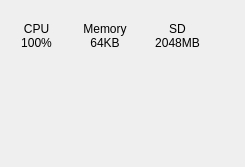
             <widget class="QWidget" name="widget_3" native="true">
              <property name="maximumSize">
               <size>
                <width>245</width>
                <height>167</height>
               </size>
              </property>
              <layout class="QVBoxLayout" name="verticalLayout_15" stretch="0,0,0,1">
               <property name="spacing">
                <number>0</number>
               </property>
               <property name="leftMargin">
                <number>0</number>
               </property>
               <property name="topMargin">
                <number>0</number>
               </property>
               <property name="rightMargin">
                <number>0</number>
               </property>
               <property name="bottomMargin">
                <number>0</number>
               </property>
               <item>
                <layout class="QHBoxLayout" name="horizontalLayout_22" stretch="0,0,0,1">
                 <item>
                  <widget class="QtCharts::QChartView" name="cpuLoadChartView" native="true">
                   <property name="minimumSize">
                    <size>
                     <width>72</width>
                     <height>72</height>
                    </size>
                   </property>
                   <property name="maximumSize">
                    <size>
                     <width>72</width>
                     <height>72</height>
                    </size>
                   </property>
                   <layout class="QVBoxLayout" name="verticalLayout_11">
                    <property name="leftMargin">
                     <number>0</number>
                    </property>
                    <property name="topMargin">
                     <number>0</number>
                    </property>
                    <property name="rightMargin">
                     <number>0</number>
                    </property>
                    <property name="bottomMargin">
                     <number>0</number>
                    </property>
                    <item>
                     <spacer name="verticalSpacer_2">
                      <property name="orientation">
                       <enum>Qt::Vertical</enum>
                      </property>
                      <property name="sizeHint" stdset="0">
                       <size>
                        <width>20</width>
                        <height>22</height>
                       </size>
                      </property>
                     </spacer>
                    </item>
                    <item>
                     <layout class="QHBoxLayout" name="horizontalLayout_20">
                      <item>
                       <spacer name="horizontalSpacer_16">
                        <property name="orientation">
                         <enum>Qt::Horizontal</enum>
                        </property>
                        <property name="sizeHint" stdset="0">
                         <size>
                          <width>13</width>
                          <height>20</height>
                         </size>
                        </property>
                       </spacer>
                      </item>
                      <item>
                       <widget class="QLabel" name="cpuLoadLabel">
                        <property name="text">
                         <string>CPU
100%</string>
                        </property>
                        <property name="alignment">
                         <set>Qt::AlignCenter</set>
                        </property>
                       </widget>
                      </item>
                      <item>
                       <spacer name="horizontalSpacer_17">
                        <property name="orientation">
                         <enum>Qt::Horizontal</enum>
                        </property>
                        <property name="sizeHint" stdset="0">
                         <size>
                          <width>18</width>
                          <height>20</height>
                         </size>
                        </property>
                       </spacer>
                      </item>
                     </layout>
                    </item>
                    <item>
                     <spacer name="verticalSpacer_3">
                      <property name="orientation">
                       <enum>Qt::Vertical</enum>
                      </property>
                      <property name="sizeHint" stdset="0">
                       <size>
                        <width>20</width>
                        <height>22</height>
                       </size>
                      </property>
                     </spacer>
                    </item>
                   </layout>
                  </widget>
                 </item>
                 <item>
                  <widget class="QtCharts::QChartView" name="memoryLoadChartView" native="true">
                   <property name="minimumSize">
                    <size>
                     <width>72</width>
                     <height>72</height>
                    </size>
                   </property>
                   <property name="maximumSize">
                    <size>
                     <width>72</width>
                     <height>72</height>
                    </size>
                   </property>
                   <layout class="QVBoxLayout" name="verticalLayout_13">
                    <property name="leftMargin">
                     <number>0</number>
                    </property>
                    <property name="topMargin">
                     <number>0</number>
                    </property>
                    <property name="rightMargin">
                     <number>0</number>
                    </property>
                    <property name="bottomMargin">
                     <number>0</number>
                    </property>
                    <item>
                     <spacer name="verticalSpacer_4">
                      <property name="orientation">
                       <enum>Qt::Vertical</enum>
                      </property>
                      <property name="sizeHint" stdset="0">
                       <size>
                        <width>20</width>
                        <height>22</height>
                       </size>
                      </property>
                     </spacer>
                    </item>
                    <item>
                     <layout class="QHBoxLayout" name="horizontalLayout_21">
                      <item>
                       <spacer name="horizontalSpacer_18">
                        <property name="orientation">
                         <enum>Qt::Horizontal</enum>
                        </property>
                        <property name="sizeHint" stdset="0">
                         <size>
                          <width>13</width>
                          <height>20</height>
                         </size>
                        </property>
                       </spacer>
                      </item>
                      <item>
                       <widget class="QLabel" name="memoryLoadLabel">
                        <property name="text">
                         <string>Memory
64KB</string>
                        </property>
                        <property name="alignment">
                         <set>Qt::AlignCenter</set>
                        </property>
                       </widget>
                      </item>
                      <item>
                       <spacer name="horizontalSpacer_19">
                        <property name="orientation">
                         <enum>Qt::Horizontal</enum>
                        </property>
                        <property name="sizeHint" stdset="0">
                         <size>
                          <width>18</width>
                          <height>20</height>
                         </size>
                        </property>
                       </spacer>
                      </item>
                     </layout>
                    </item>
                    <item>
                     <spacer name="verticalSpacer_5">
                      <property name="orientation">
                       <enum>Qt::Vertical</enum>
                      </property>
                      <property name="sizeHint" stdset="0">
                       <size>
                        <width>20</width>
                        <height>22</height>
                       </size>
                      </property>
                     </spacer>
                    </item>
                   </layout>
                  </widget>
                 </item>
                 <item>
                  <widget class="QtCharts::QChartView" name="sdLoadChartView" native="true">
                   <property name="minimumSize">
                    <size>
                     <width>72</width>
                     <height>72</height>
                    </size>
                   </property>
                   <property name="maximumSize">
                    <size>
                     <width>72</width>
                     <height>72</height>
                    </size>
                   </property>
                   <layout class="QVBoxLayout" name="verticalLayout_14">
                    <property name="leftMargin">
                     <number>0</number>
                    </property>
                    <property name="topMargin">
                     <number>0</number>
                    </property>
                    <property name="rightMargin">
                     <number>0</number>
                    </property>
                    <property name="bottomMargin">
                     <number>0</number>
                    </property>
                    <item>
                     <spacer name="verticalSpacer_6">
                      <property name="orientation">
                       <enum>Qt::Vertical</enum>
                      </property>
                      <property name="sizeHint" stdset="0">
                       <size>
                        <width>20</width>
                        <height>22</height>
                       </size>
                      </property>
                     </spacer>
                    </item>
                    <item>
                     <layout class="QHBoxLayout" name="horizontalLayout_23">
                      <item>
                       <spacer name="horizontalSpacer_20">
                        <property name="orientation">
                         <enum>Qt::Horizontal</enum>
                        </property>
                        <property name="sizeHint" stdset="0">
                         <size>
                          <width>13</width>
                          <height>20</height>
                         </size>
                        </property>
                       </spacer>
                      </item>
                      <item>
                       <widget class="QLabel" name="sdLoadLabel">
                        <property name="text">
                         <string>SD
2048MB</string>
                        </property>
                        <property name="alignment">
                         <set>Qt::AlignCenter</set>
                        </property>
                       </widget>
                      </item>
                      <item>
                       <spacer name="horizontalSpacer_21">
                        <property name="orientation">
                         <enum>Qt::Horizontal</enum>
                        </property>
                        <property name="sizeHint" stdset="0">
                         <size>
                          <width>18</width>
                          <height>20</height>
                         </size>
                        </property>
                       </spacer>
                      </item>
                     </layout>
                    </item>
                    <item>
                     <spacer name="verticalSpacer_7">
                      <property name="orientation">
                       <enum>Qt::Vertical</enum>
                      </property>
                      <property name="sizeHint" stdset="0">
                       <size>
                        <width>20</width>
                        <height>22</height>
                       </size>
                      </property>
                     </spacer>
                    </item>
                   </layout>
                  </widget>
                 </item>
                 <item>
                  <spacer name="horizontalSpacer_22">
                   <property name="orientation">
                    <enum>Qt::Horizontal</enum>
                   </property>
                   <property name="sizeHint" stdset="0">
                    <size>
                     <width>40</width>
                     <height>20</height>
                    </size>
                   </property>
                  </spacer>
                 </item>
                </layout>
               </item>
               <item>
                <layout class="QHBoxLayout" name="horizontalLayout_24" stretch="0,0,1">
                 <item>
                  <spacer name="horizontalSpacer_23">
                   <property name="orientation">
                    <enum>Qt::Horizontal</enum>
                   </property>
                   <property name="sizeType">
                    <enum>QSizePolicy::Fixed</enum>
                   </property>
                   <property name="sizeHint" stdset="0">
                    <size>
                     <width>29</width>
                     <height>14</height>
                    </size>
                   </property>
                  </spacer>
                 </item>
                 <item>
                  <widget class="QLabel" name="label_13">
                   <property name="sizePolicy">
                    <sizepolicy hsizetype="Maximum" vsizetype="Maximum">
                     <horstretch>0</horstretch>
                     <verstretch>0</verstretch>
                    </sizepolicy>
                   </property>
                   <property name="maximumSize">
                    <size>
                     <width>14</width>
                     <height>14</height>
                    </size>
                   </property>
                   <property name="text">
                    <string/>
                   </property>
                   <property name="pixmap">
                    <pixmap resource="MarvieController.qrc">:/MarvieController/icons/icons8-sort-down-26-blue.png</pixmap>
                   </property>
                   <property name="scaledContents">
                    <bool>true</bool>
                   </property>
                  </widget>
                 </item>
                 <item>
                  <spacer name="horizontalSpacer_24">
                   <property name="orientation">
                    <enum>Qt::Horizontal</enum>
                   </property>
                   <property name="sizeHint" stdset="0">
                    <size>
                     <width>40</width>
                     <height>14</height>
                    </size>
                   </property>
                  </spacer>
                 </item>
                </layout>
               </item>
               <item>
                <layout class="QHBoxLayout" name="horizontalLayout_25" stretch="0,0,1">
                 <property name="spacing">
                  <number>0</number>
                 </property>
                 <item>
                  <spacer name="horizontalSpacer_25">
                   <property name="orientation">
                    <enum>Qt::Horizontal</enum>
                   </property>
                   <property name="sizeType">
                    <enum>QSizePolicy::Fixed</enum>
                   </property>
                   <property name="sizeHint" stdset="0">
                    <size>
                     <width>1</width>
                     <height>20</height>
                    </size>
                   </property>
                  </spacer>
                 </item>
                 <item>
                  <widget class="QtCharts::QChartView" name="cpuLoadSeriesChartView" native="true">
                   <property name="minimumSize">
                    <size>
                     <width>226</width>
                     <height>72</height>
                    </size>
                   </property>
                   <property name="maximumSize">
                    <size>
                     <width>226</width>
                     <height>72</height>
                    </size>
                   </property>
                  </widget>
                 </item>
                 <item>
                  <spacer name="horizontalSpacer_26">
                   <property name="orientation">
                    <enum>Qt::Horizontal</enum>
                   </property>
                   <property name="sizeHint" stdset="0">
                    <size>
                     <width>40</width>
                     <height>20</height>
                    </size>
                   </property>
                  </spacer>
                 </item>
                </layout>
               </item>
               <item>
                <spacer name="verticalSpacer_9">
                 <property name="orientation">
                  <enum>Qt::Vertical</enum>
                 </property>
                 <property name="sizeHint" stdset="0">
                  <size>
                   <width>20</width>
                   <height>94</height>
                  </size>
                 </property>
                </spacer>
               </item>
              </layout>
             </widget>
